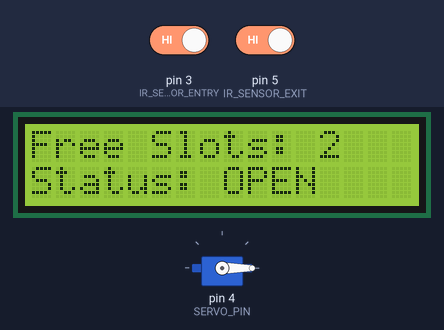
This sketch was run on a simulated Arduino Uno, built with avr-gcc and run on an emulated ATmega328P. On the bench: 16×2 character LCD, servo. The test bench sets the inputs (shaded band); at power-on: pin 3 (IR_SENSOR_ENTRY) HIGH, pin 5 (IR_SENSOR_EXIT) HIGH.

Above: at 3.2 s.
3.3 s: pin 3 (IR_SENSOR_ENTRY) driven LOW
At 4.5 s:
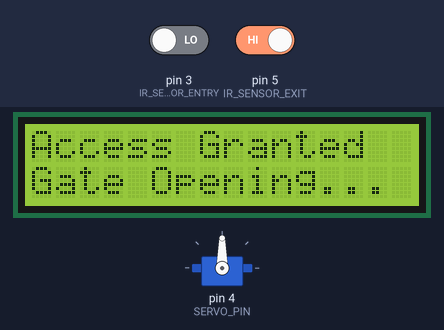
5.0 s: pin 3 (IR_SENSOR_ENTRY) driven HIGH
At 6.8 s:
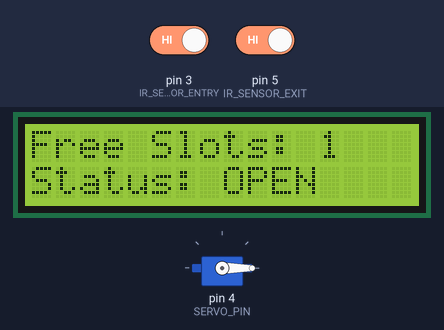
8.0 s: pin 5 (IR_SENSOR_EXIT) driven LOW
At 8.8 s:
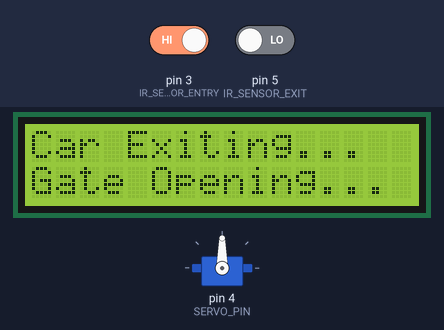
9.6 s: pin 5 (IR_SENSOR_EXIT) driven HIGH
At 12.3 s:
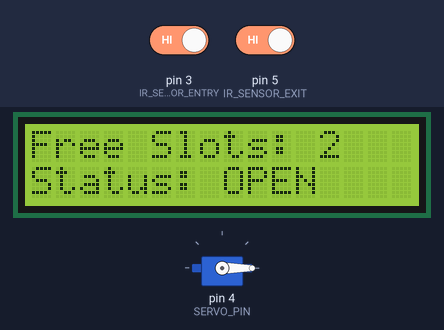
Timing chart, 0 to 13.6 s (numbered marks = the images above; inputs shaded):
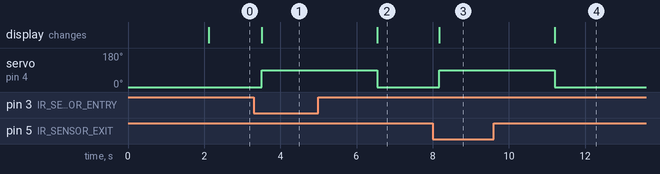

The sketch:

parking_system.ino.ino
```cpp
/*
 * Fixed & Optimized Smart Parking System
 * * Hardware Connections:
 * - I2C LCD: SDA -> A4, SCL -> A5
 * - Servo Motor: Signal Pin -> Digital Pin 4
 * - IR Entry Sensor: Output -> Digital Pin 3
 * - IR Exit Sensor: Output -> Digital Pin 5
 */

#include <Wire.h>
#include <LiquidCrystal_I2C.h>
#include <Servo.h>

// Pin Definitions
#define IR_SENSOR_ENTRY 3
#define IR_SENSOR_EXIT 5
#define SERVO_PIN 4

// Initialize 16x2 LCD at I2C Address 0x27
LiquidCrystal_I2C lcd(0x27, 16, 2);
Servo parkingServo;

// Configuration
int totalSlots = 2;       // Maximum parking slots available
const int maxSlots = 2;   // Upper threshold cap

void setup() {
  Serial.begin(9600);

  // FIX: Using lcd.init() instead of lcd.begin() for modern I2C libraries
  lcd.init();
  lcd.backlight();

  // Setup Actuator
  parkingServo.attach(SERVO_PIN);
  parkingServo.write(0); // Ensure gate starts closed (0 degrees)

  // Setup Sensor Inputs
  pinMode(IR_SENSOR_ENTRY, INPUT);
  pinMode(IR_SENSOR_EXIT, INPUT);

  // Splash Screen
  lcd.setCursor(0, 0);
  lcd.print("Smart Parking");
  lcd.setCursor(0, 1);
  lcd.print("Initializing...");
  delay(2000);
  lcd.clear();
}

void loop() {
  // Read sensor states (LOW = Object Detected)
  int entryDetected = digitalRead(IR_SENSOR_ENTRY);
  int exitDetected = digitalRead(IR_SENSOR_EXIT);

  // --- ENTRY DISPATCH LOGIC ---
  if (entryDetected == LOW) {
    if (totalSlots > 0) {
      lcd.clear();
      lcd.setCursor(0, 0);
      lcd.print("Access Granted ");
      lcd.setCursor(0, 1);
      lcd.print("Gate Opening... ");

      parkingServo.write(90); // Raise boom barrier
      totalSlots--;           // Decrement available slots
      delay(3000);            // Hold gate open for car to clear the sensor
      parkingServo.write(0);  // Close barrier
      lcd.clear();
    } else {
      lcd.clear();
      lcd.setCursor(0, 0);
      lcd.print("Parking Status: ");
      lcd.setCursor(0, 1);
      lcd.print("LOT FULL!       ");
      delay(2000);
      lcd.clear();
    }
  }

  // --- EXIT DISPATCH LOGIC ---
  if (exitDetected == LOW) {
    lcd.clear();
    lcd.setCursor(0, 0);
    lcd.print("Car Exiting...  ");
    lcd.setCursor(0, 1);
    lcd.print("Gate Opening... ");

    parkingServo.write(90); // Raise boom barrier
    totalSlots++;           // Increment available slots
    if (totalSlots > maxSlots) totalSlots = maxSlots; // System sanity limit Check

    delay(3000);            // Hold gate open for car to clear the sensor
    parkingServo.write(0);  // Close barrier
    lcd.clear();
  }

  // --- STEADY STATE DEFAULT MONITOR ---
  lcd.setCursor(0, 0);
  lcd.print("Free Slots: ");
  lcd.print(totalSlots);
  lcd.print("   ");       // Clears leftover trailing characters/ghost digits

  lcd.setCursor(0, 1);
  if (totalSlots == 0) {
    lcd.print("Status: FULL    ");
  } else {
    lcd.print("Status: OPEN    ");
  }

  delay(200); // Polling stability pause
}
```

Measured:
- after the input at 3.3 s, servo on pin 4 (SERVO_PIN): 0° → 90° after 0.21 s; the display: changes after 0.21 s (image 1)
- after the input at 5.0 s, servo on pin 4 (SERVO_PIN): goes on until 6.5 s, then stays 0°
- after the input at 8.0 s, servo on pin 4 (SERVO_PIN): 0° → 90° after 0.17 s; the display: changes after 0.17 s (image 3)
- after the input at 9.6 s, servo on pin 4 (SERVO_PIN): goes on until 11.2 s, then stays 0°
